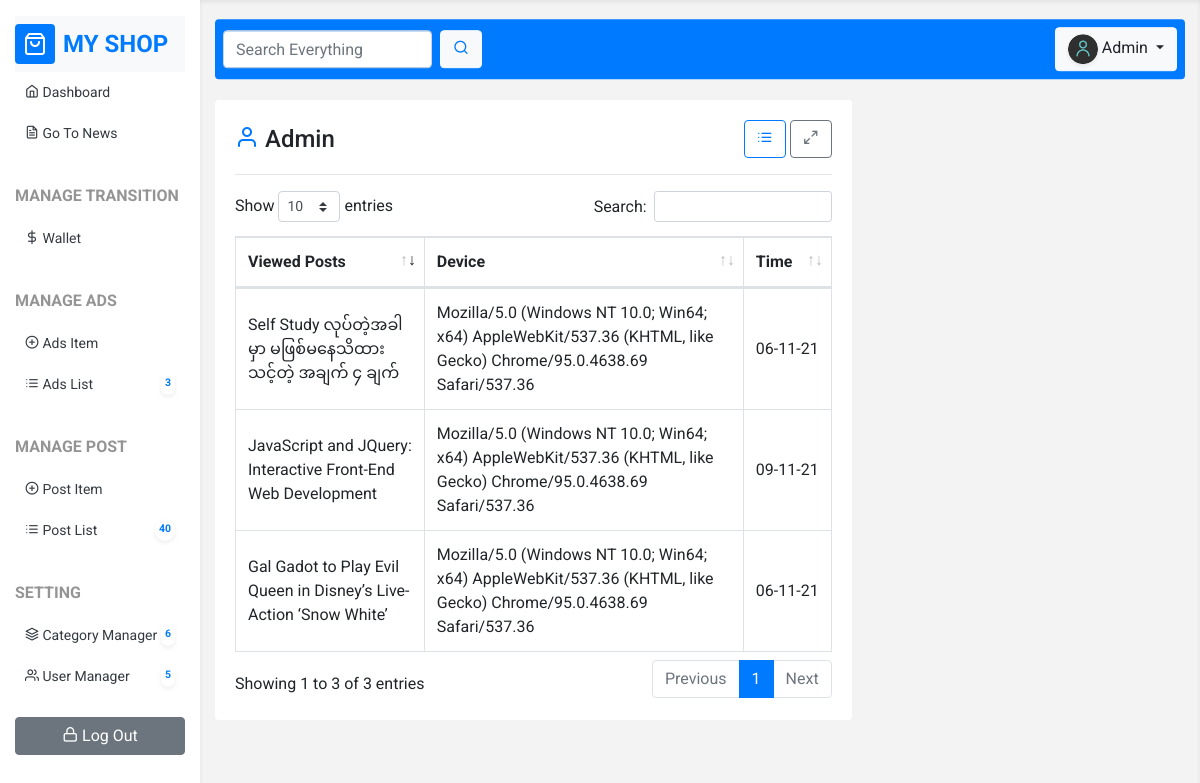
Screenshot of /user_detail.php?id=1 (signed in) with the database file from the repository.
### tables this page shows
CREATE TABLE `users` (
  `id` int(11) NOT NULL,
  `name` varchar(50) NOT NULL,
  `email` varchar(50) NOT NULL,
  `password` varchar(255) NOT NULL,
  `role` enum('0','1','2') NOT NULL DEFAULT '2',
  `photo` varchar(255) NOT NULL DEFAULT 'default.png',
  `money` bigint(20) NOT NULL DEFAULT 0,
  `created_at` timestamp NOT NULL DEFAULT current_timestamp()
);

CREATE TABLE `viewers` (
  `id` int(11) NOT NULL,
  `user_id` int(11) NOT NULL,
  `post_id` int(11) NOT NULL,
  `device` varchar(255) NOT NULL,
  `created_at` timestamp NOT NULL DEFAULT current_timestamp()
);

CREATE TABLE `posts` (
  `id` int(11) NOT NULL,
  `title` varchar(255) NOT NULL,
  `description` longtext NOT NULL,
  `ordering` int(11) DEFAULT NULL,
  `user_id` int(11) NOT NULL,
  `category_id` int(11) NOT NULL,
  `is_publish` enum('0','1') NOT NULL DEFAULT '0',
  `created_at` timestamp NOT NULL DEFAULT current_timestamp()
);

### core/functions.php (called while the page is built, shortened)
<?php
function fetch($sql){
   global $conn;
   $query = mysqli_query($conn, $sql);
   $row = mysqli_fetch_assoc($query);
   return $row;
}
function fetchAll($sql){
   global $conn;
   $query = mysqli_query($conn, $sql);
   $rows = [];
   while ($row = mysqli_fetch_assoc($query)){
      array_push($rows,$row);
   }
   return $rows;
}
function showTime($timestamp, $format = "d-m-y"){
   return date($format,strtotime($timestamp));
}
function user($id){
   $sql = "SELECT * FROM users WHERE id = $id";
   return fetch($sql);
}
function post($id){
   $sql = "SELECT * FROM posts WHERE id = $id";
   return fetch($sql);
}
function viewerCountByUsers($userId){
   $sql = "SELECT * FROM viewers WHERE user_id = $userId";
   return fetchAll($sql);
}

### core/base.php (called while the page is built, shortened)
<?php
$url = "http://{$_SERVER['HTTP_HOST']}/web-dev(mmsit)/blog/sample_blog(Pure_PHP)";

### user_detail.php (the view, shortened to what this page needs)
<?php include "template/header.php"; ?>
<?php
$id = $_GET['id'];
$current = user($id);
?>
<div class="row">
   <div class="col-12 col-md-8">
      <div class="card">
         <div class="card-body">
            <div class="d-flex justify-content-between align-items-center">
               <h4 class="mb-0">
                  <i class="feather-user text-primary"></i>
                  <?php echo $current['name']; ?>
               </h4>
               <div class="">
                  <a href="<?php echo $url; ?>/user_list.php" class="btn btn-outline-primary">
                     <i class="feather-list"></i>
                  </a>
                  <a href="#" class="btn btn-outline-secondary full-screen-btn">
                     <i class="feather-maximize-2"></i>
                  </a>
               </div>
            </div>
            <hr>
            <table class="table table-bordered table-hover">
               <thead>
               <tr>
                  <th>Viewed Posts</th>
                  <th>Device</th>
                  <th>Time</th>
               </tr>
               </thead>
               <tbody>
                  <?php foreach (viewerCountByUsers($id) as $u){ ?>
                     <tr>
                        <td><?php echo post($u['post_id'])['title']; ?></td>
                        <td><?php echo $u['device']?></td>
                        <td class="text-nowrap"><?php echo showTime($u['created_at'])?></td>
                     </tr>
                  <?php } ?>
               </tbody>
            </table>
         </div>
      </div>
   </div>
</div>
<?php include "template/footer.php"; ?>

### assets/css/style.css (style rules this page uses)
* { font-family: 'Roboto', sans-serif; }
:root { --primary-soft: #f3f3f3; }
.card { border:none; }
.table tr td { vertical-align: middle !important; }

### rows the page displays
users: name "Admin"
viewers: post.title "Gal Gadot to Play Evil Queen in Disney’s Live-Action ‘Snow White’", device "Mozilla/5.0 (Windows NT 10.0; Win64; x64) AppleWebKit/537.36 (KHTML, like Gecko) Chrome/95.0.4638.69 Safari/537.36", created_at "06-11-21"
viewers: post.title "Self Study လုပ်တဲ့အခါမှာ မဖြစ်မနေသိထားသင့်တဲ့ အချက် ၄ ချက်", device "Mozilla/5.0 (Windows NT 10.0; Win64; x64) AppleWebKit/537.36 (KHTML, like Gecko) Chrome/95.0.4638.69 Safari/537.36", created_at "06-11-21"
viewers: post.title "JavaScript and JQuery: Interactive Front-End Web Development", device "Mozilla/5.0 (Windows NT 10.0; Win64; x64) AppleWebKit/537.36 (KHTML, like Gecko) Chrome/95.0.4638.69 Safari/537.36", created_at "09-11-21"

### other values shown
countTotal('ads') "3"
countTotal('posts') "40"
countTotal('categories') "6"
countTotal('users') "5"
$_SESSION['user']['name'] "Admin"
